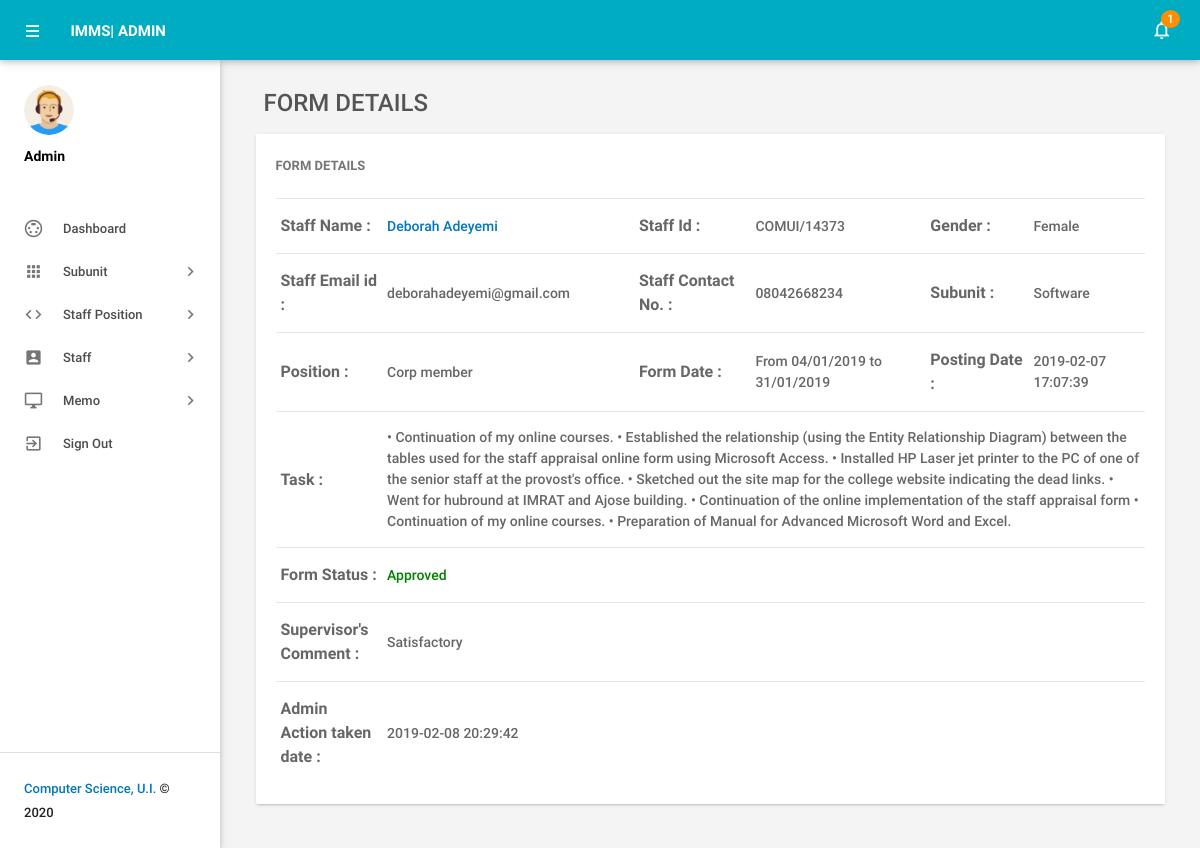
The page /admin/leave-details.php?leaveid=2 (signed in) on the database its author committed.
### tables this page shows
CREATE TABLE `tblleaves` (
  `id` int(11) NOT NULL,
  `Subunit` varchar(20) NOT NULL,
  `Position_type` varchar(110) NOT NULL,
  `ToDate` varchar(120) NOT NULL,
  `FromDate` varchar(120) NOT NULL,
  `Task` mediumtext NOT NULL,
  `PostingDate` timestamp NOT NULL DEFAULT CURRENT_TIMESTAMP,
  `AdminRemark` mediumtext,
  `AdminRemarkDate` varchar(120) DEFAULT NULL,
  `Status` int(1) NOT NULL,
  `IsRead` int(1) NOT NULL,
  `empid` int(11) DEFAULT NULL
);

CREATE TABLE `tblemployees` (
  `id` int(11) NOT NULL,
  `EmpId` varchar(100) NOT NULL,
  `FirstName` varchar(150) NOT NULL,
  `LastName` varchar(150) NOT NULL,
  `EmailId` varchar(200) NOT NULL,
  `Password` varchar(180) NOT NULL,
  `Gender` varchar(100) NOT NULL,
  `Supervisor` varchar(5) NOT NULL,
  `Subunit` varchar(255) NOT NULL,
  `Address` varchar(255) NOT NULL,
  `Position_type` varchar(200) NOT NULL,
  `Phonenumber` char(11) NOT NULL,
  `Status` int(1) NOT NULL,
  `RegDate` timestamp NOT NULL DEFAULT CURRENT_TIMESTAMP
);

### admin/leave-details.php (the view, shortened to what this page needs)
<?php
include('includes/config.php');
if(strlen($_SESSION['alogin'])==0)
    {
header('location:index.php');
}
else{
 ?>
<!DOCTYPE html>
<html lang="en">
    <head>
        <link type="text/css" rel="stylesheet" href="../assets/plugins/materialize/css/materialize.min.css"/>
        <link href="../assets/plugins/material-preloader/css/materialPreloader.min.css" rel="stylesheet">
        <link href="../assets/plugins/datatables/css/jquery.dataTables.min.css" rel="stylesheet">
                <link href="../assets/plugins/google-code-prettify/prettify.css" rel="stylesheet" type="text/css"/>
        <link href="../assets/css/alpha.min.css" rel="stylesheet" type="text/css"/>
        <link href="../assets/css/custom.css" rel="stylesheet" type="text/css"/>
    </head>
    <body>
       <?php include('includes/header.php');?>
       <?php include('includes/sidebar.php');?>
            <main class="mn-inner">
                <div class="row">
                    <div class="col s12">
                        <div class="page-title" style="font-size:24px;">Form Details</div>
                    </div>
                    <div class="col s12 m12 l12">
                        <div class="card">
                            <div class="card-content">
                                <span class="card-title">Form Details</span>
                                <table id="example" class="display responsive-table ">
                                    <tbody>
<?php
$lid=intval($_GET['leaveid']);
$sql = "SELECT tblleaves.id as lid,tblemployees.FirstName,tblemployees.LastName,tblemployees.EmpId,tblemployees.Subunit,tblemployees.id,tblemployees.Gender,tblemployees.Phonenumber,tblemployees.EmailId,tblleaves.Position_type,tblleaves.ToDate,tblleaves.FromDate,tblleaves.Task,tblleaves.PostingDate,tblleaves.Status,tblleaves.AdminRemark,tblleaves.AdminRemarkDate from tblleaves join tblemployees on tblleaves.empid=tblemployees.id where tblleaves.id=:lid";
$query = $dbh -> prepare($sql);
$query->bindParam(':lid',$lid,PDO::PARAM_STR);
$query->execute();
$results=$query->fetchAll(PDO::FETCH_OBJ);
$cnt=1;
if($query->rowCount() > 0)
{
foreach($results as $result)
{
      ?>
                                        <tr>
                                            <td style="font-size:16px;"> <b>Staff Name :</b></td>
                                              <td><a href="editemployee.php?empid=<?php echo htmlentities($result->id);?>" target="_blank">
                                                <?php echo htmlentities($result->FirstName." ".$result->LastName);?></a></td>
                                              <td style="font-size:16px;"><b>Staff Id :</b></td>
                                              <td><?php echo htmlentities($result->EmpId);?></td>
                                              <td style="font-size:16px;"><b>Gender :</b></td>
                                              <td><?php echo htmlentities($result->Gender);?></td>
                                          </tr>
                                          <tr>
                                             <td style="font-size:16px;"><b>Staff Email id :</b></td>
                                            <td><?php echo htmlentities($result->EmailId);?></td>
                                             <td style="font-size:16px;"><b>Staff Contact No. :</b></td>
                                            <td><?php echo htmlentities($result->Phonenumber);?></td>
                                            <td style="font-size:16px;"><b>Subunit :</b></td>
                                           <td><?php echo htmlentities($result->Subunit);?></td>
                                        </tr>
  <tr>
                                             <td style="font-size:16px;"><b>Position :</b></td>
                                            <td><?php echo htmlentities($result->Position_type);?></td>
                                             <td style="font-size:16px;"><b>Form Date :</b></td>
                                            <td>From <?php echo htmlentities($result->FromDate);?> to <?php echo htmlentities($result->ToDate);?></td>
                                            <td style="font-size:16px;"><b>Posting Date :</b></td>
                                           <td><?php echo htmlentities($result->PostingDate);?></td>
                                        </tr>
<tr>
                                             <td style="font-size:16px;"><b>Task : </b></td>
                                            <td colspan="5"><?php echo htmlentities($result->Task);?></td>
                                        </tr>
<tr>
<td style="font-size:16px;"><b>Form Status :</b></td>
<td colspan="5"><?php $stats=$result->Status;
if($stats==1){
?>
<span style="color: green">Approved</span>
 <?php } if($stats==2)  { ?>
<span style="color: red">Not Approved</span>
<?php } if($stats==0)  { ?>
 <span style="color: blue">Waiting for approval</span>
 <?php } ?>
</td>
</tr>
<tr>
<td style="font-size:16px;"><b>Supervisor's Comment : </b></td>
<td colspan="5"><?php
if($result->AdminRemark==""){
  echo "Waiting for approval";
}
else{
echo htmlentities($result->AdminRemark);
}
?></td>
 </tr>
 <tr>
<td style="font-size:16px;"><b>Admin Action taken date : </b></td>
<td colspan="5"><?php
if($result->AdminRemarkDate==""){
  echo "N/A";
}
else{
echo htmlentities($result->AdminRemarkDate);
}
?></td>
 </tr>
                                         <?php $cnt++;} }?>
                                    </tbody>
                                </table>
                            </div>
                        </div>
                    </div>
                </div>
            </main>
        </div>
        <div class="left-sidebar-hover"></div>
    </body>
</html>
<?php } ?>

### rows shown on the page
tblleaves: tblemployees.FirstName+LastName "Deborah Adeyemi", tblemployees.EmpId "COMUI/14373", tblemployees.Gender "Female", tblemployees.EmailId "deborahadeyemi@gmail.com", tblemployees.Phonenumber "08042668234", tblemployees.Subunit "Software", Position_type "Corp member", FromDate "04/01/2019", ToDate "31/01/2019", PostingDate "2019-02-07 17:07:39", Task "• Continuation of my online courses. • Established the relationship (using the Entity Relationship Diagram) between the tables used for the staff appraisal online form using Microsoft Access. • Installed HP Laser jet printer to the PC of one of the senior staff at the provost's office. • Sketched out the site map for the college website indicating the dead links. • Went for hubround at IMRAT and Ajose building. • Continuation of the online implementation of the staff appraisal form • Continuation of my online courses. • Preparation of Manual for Advanced Microsoft Word and Excel.", Status "Approved", AdminRemark "Satisfactory", AdminRemarkDate "2019-02-08 20:29:42"

### other values the page prints
$unreadcount "1"
